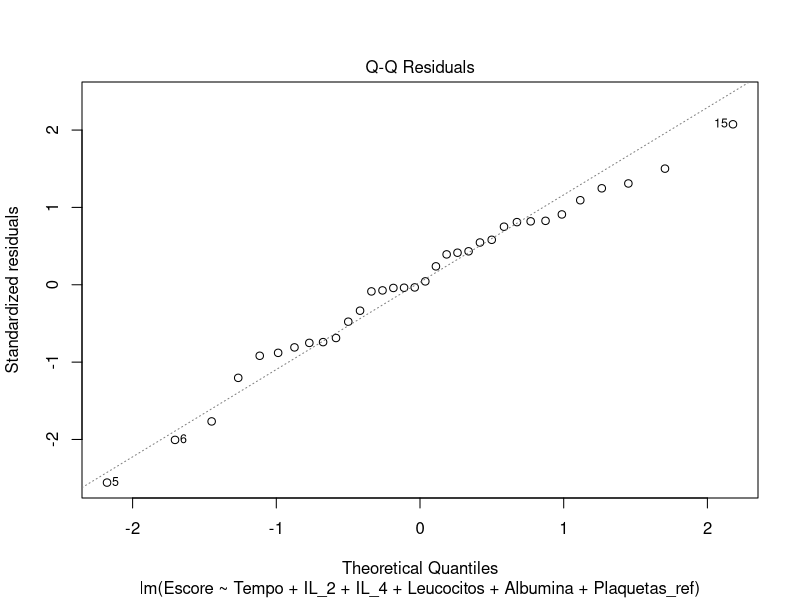
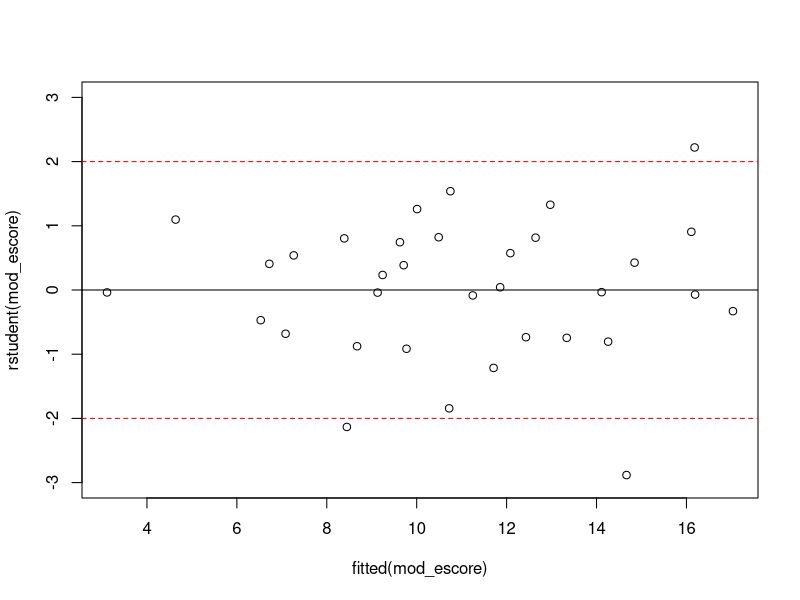
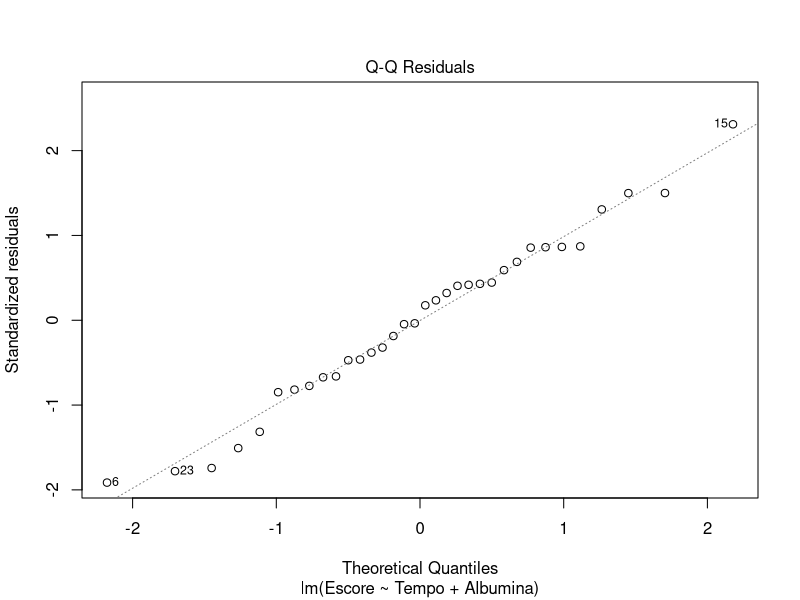
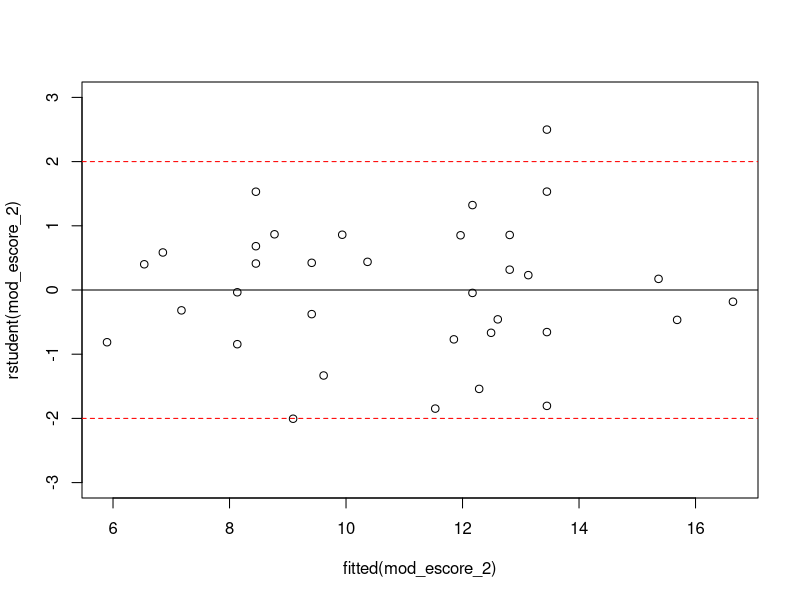

Here is the R script that generated these plots, in order:
## ---- chunk 1
#| include: false
ID_Animal <- c(1, 1, 2, 2, 3, 
        3, 4, 4, 5, 5, 
        6, 6, 7, 7, 8, 
        8, 9, 9, 10, 10, 
        11, 11, 12, 12, 13, 
        13, 14, 14, 15, 15, 
        16, 16, 17, 17)

Tempo <- c(0, 29, 0, 29, 0, 
           29, 0, 29, 0, 29, 
           0, 29, 0, 29, 0, 
           29, 0, 29, 0, 29, 
           0, 29, 0, 29, 0, 
           29, 0, 29, 0, 29, 
           0, 29, 0, 29)

Escore <- c(16, 7, 17, 12, 7, 
            2, 9, 5, 5, 3, 
            16, 12, 12, 10, 22, 
            15, 14, 11, 14, 8, 
            13, 9, 5, 6, 10, 
            8, 16, 11, 14, 11, 
            19, 14, 11, 8)

IL_2 <- c(12.6, 17.44, 18.08, 17.02, 6.24, 
          14.67, 18.97, 13.26, 15.42, 19.2, 
          22.92, 20.14, 12.76, 11.05, 3.98, 
          9.79, 14.31, 12.76, 14.13, 16.81, 
          10.62, 11.65, 13.26, 13.6, 12.93, 
          18.97, 18.97, 14.67, 17.44, 11.8, 
          14.67, 15.62, 22.65, 12.6)

IL_4 <- c(20.63, 16.41, 29.38, 23.35, 16.19, 
          22.78, 20.89, 20.37, 22.22, 29.03, 
          19.13, 38.5, 21.15, 22.5, 16.19, 
          9.5, 21.68, 23.64, 23.06, 27.34, 
          18.41, 19.13, 19.13, 17.5, 19.13, 
          16.62, 43.7, 23.06, 25.74, 21.15, 
          23.93, 26.69, 30.45, 28.69)

Hemoglobina <- c(9.1, 10.4, 9.6, 11.4, 12.5, 
                 12.8, 13.8, 15.0, 15.0, 14.4, 
                 8.1, 7.7, 15.1, 15.7, 8.6, 
                 8.5, 8.0, 8.9, 9.2, 10.5, 
                 9.7, 11.2, 7.5, 9.4, 9.3, 
                 13.5, 12.4, 11.5, 9.7, 11.5, 
                 7.3, 7.7, 7.3, 10.1)

Hematocrito <- c(30, 32, 28, 34, 39, 
                 39, 41, 46, 44, 41, 
                 25, 24, 46, 45, 28, 
                 26, 23, 26, 28, 31, 
                 30, 32, 23, 29, 31, 
                 43, 38, 34, 29, 34, 
                 22, 24, 24, 32)

Plaquetas <- c(66, 132, 240, 432, 226, 
               426, 200, 162, 192, 147, 
               84, 126, 150, 156, 150, 
               168, 294, 122, 120, 174, 
               257, 312, 192, 216, 72, 
               95, 50, 78, 149, 273, 
               200, 216, 96, 324)

Leucocitos <- c(13.3, 11.9, 9.4, 6.5, 13.6, 
                12.4, 8.2, 9.4, 8.3, 8.4, 
                3.6, 3.2, 8.5, 7.2, 8.1, 
                6.7, 27.7, 17.7, 6.6, 8.4, 
                7.3, 7.2, 7.2, 2.4, 7.1, 
                6.8, 7.3, 6.9, 8.8, 11.7, 
                3.0, 7.4, 6.2, 5.8)

Ureia <- c(22, 36, 31, 29, 33, 
           36, 27, 29, 38, 36, 
           38, 41, 58, 72, 32, 
           61, 16, 14, 28, 25, 
           27, 59, 42, 46, 49, 
           35, 25, 28, 27, 14, 
           34, 25, 34, 31)

Creatinina <- c(0.6, 0.8, 0.7, 0.7, 1.0, 
                1.0, 1.1, 1.2, 1.1, 0.9, 
                0.8, 0.8, 1.4, 1.4, 0.9, 
                0.9, 0.7, 0.7, 0.7, 0.7, 
                0.7, 0.9, 0.9, 0.9, 1.1, 
                1.2, 0.6, 0.7, 0.7, 0.8, 
                0.8, 1.4, 0.9, 0.8)

Albumina <- c(1.2, 1.5, 2.6, 2.6, 2.2, 
              2.5, 2.7, 2.8, 3.4, 3.5, 
              1.6, 2.1, 2.6, 2.7, 2.2, 
              1.6, 1.5, 1.4, 2.3, 3.3, 
              3.3, 3.2, 2.8, 3.1, 2.5, 
              2.4, 2.4, 2.4, 2.4, 2.7, 
              2.2, 2.7, 2.2, 2.8)

Proteina_Total <- c(7.1, 8.2, 9.3, 9.9, 9.8, 
                    9.8, 8.1, 7.9, 7.3, 7.3, 
                    12.5, 16.1, 8.0, 8.3, 13.2, 
                    13.1, 9.9, 9.9, 7.6, 9.7, 
                    9.1, 9.8, 15.5, 11.5, 7.4, 
                    8.7, 8.4, 8.6, 11.8, 8.8, 
                    8.5, 9.5, 8.2, 12.0)

Globulina <- c(5.9, 6.7, 6.7, 7.3, 7.6, 
               7.3, 5.4, 5.1, 3.9, 3.8, 
               10.9, 14.0, 5.4, 5.6, 11.0, 
               11.5, 8.4, 8.5, 5.3, 6.4, 
               5.8, 6.6, 12.7, 8.4, 4.9, 
               6.3, 6.0, 6.2, 9.4, 6.1, 
               6.3, 6.8, 6.0, 9.2)

dados <- data.frame(
  ID_Animal, Tempo, Escore, IL_2, IL_4,
  Hemoglobina, Hematocrito, Plaquetas, Leucocitos,
  Ureia, Creatinina, Albumina, Proteina_Total, Globulina
)

dados$Plaquetas_ref <- ifelse(dados$Plaquetas > 200 & dados$Plaquetas < 500, "Sim", "Não")

knitr::kable(dados)
## ---- chunk 2

mod_escore <- lm(Escore ~ Tempo + IL_2 + IL_4 +
                   Leucocitos + 
                   Albumina + Plaquetas_ref, data = dados)
summary(mod_escore)
anova(mod_escore)
plot(mod_escore, which = 2)
shapiro.test(rstandard(mod_escore))
plot(rstudent(mod_escore) ~ fitted(mod_escore), ylim = c(-3,3))
abline(h = 0, col = "black")
abline(h = 2, col = "red", lty = 2)
abline(h = -2, col = "red", lty = 2)
lmtest::bptest(mod_escore)
mod_escore_2 <- lm(Escore ~ Tempo + Albumina, data = dados)
summary(mod_escore_2)
plot(mod_escore_2, which = 2)
shapiro.test(rstandard(mod_escore_2))
plot(rstudent(mod_escore_2) ~ fitted(mod_escore_2), ylim = c(-3,3))
abline(h = 0, col = "black")
abline(h = 2, col = "red", lty = 2)
abline(h = -2, col = "red", lty = 2)
lmtest::bptest(mod_escore_2)
anova(mod_escore_2, mod_escore)
